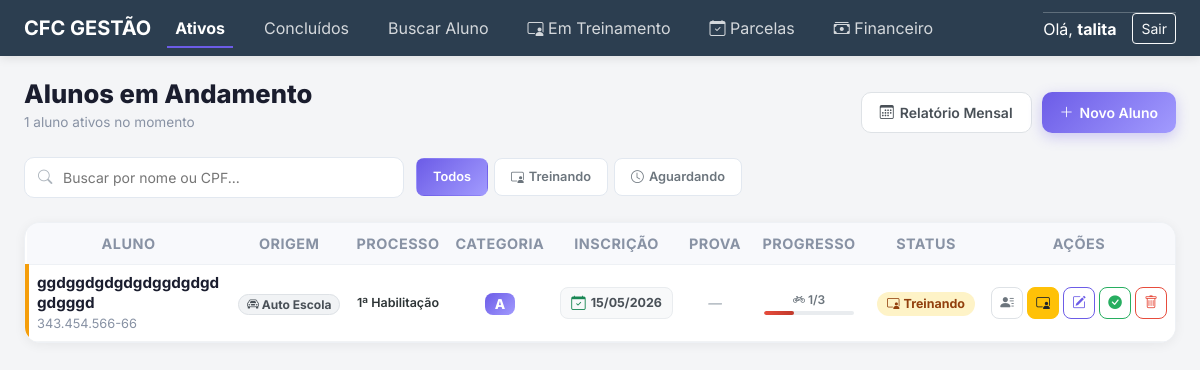
/dashboard (signed in), run on the app's committed database.
### models.py (models this page shows, shortened)
class Aluno(db.Model):
    __tablename__ = 'alunos'
    id = db.Column(db.Integer, primary_key=True)
    nome = db.Column(db.String(100), nullable=False)
    cpf = db.Column(db.String(14), unique=True, nullable=False, index=True)
    contato = db.Column(db.String(20))
    tipo_processo = db.Column(db.String(50), default="1ª Habilitação", nullable=False)
    categoria = db.Column(db.String(2), nullable=False)
    horas_a = db.Column(db.Integer, default=0)
    horas_b = db.Column(db.Integer, default=0)
    data_inscricao = db.Column(db.Date, default=date.today)
    data_prova = db.Column(db.Date, nullable=True)
    concluido = db.Column(db.Boolean, default=False)
    data_conclusao = db.Column(db.Date)
    em_treinamento = db.Column(db.Boolean, default=False)
    origem = db.Column(db.String(20), default="Auto Escola")
    observacoes = db.Column(db.Text, nullable=True)
    valor_total = db.Column(db.Float, default=0.0)
    valor_entrada = db.Column(db.Float, default=0.0)
    forma_pagamento = db.Column(db.String(20), default='a_vista')
    qtd_parcelas = db.Column(db.Integer, default=1)
    aulas = db.relationship('Presenca', backref='aluno', lazy='dynamic', cascade="all, delete-orphan")
    parcelas = db.relationship('Parcela', backref='aluno', cascade="all, delete-orphan", lazy='dynamic')
    @property
    def aulas_moto_realizadas(self):
        return self.aulas.filter_by(veiculo='MOTO').count()
    @property
    def aulas_a_realizadas(self):
        return self.aulas_moto_realizadas

### routes/alunos.py (the view)
@alunos_bp.route('/dashboard')
def dashboard():
    if 'usuario_logado' not in session:
        return redirect(url_for('auth.login'))
    if session.get('role') == 'instrutor':
        flash("Acesso restrito: Instrutores só podem acessar a Grade de Treinamento.", "warning")
        return redirect(url_for('treinamento.treinamento'))
    alunos = Aluno.query.filter_by(concluido=False).order_by(
        Aluno.em_treinamento.desc(),
        Aluno.data_prova.is_(None),
        Aluno.data_prova.asc()
    ).all()
    total_geral = sum(a.valor_total or 0 for a in alunos)
    hoje = date.today()
    parcelas_atrasadas = Parcela.query.filter(
        Parcela.paga == False,
        Parcela.data_vencimento < hoje
    ).all()
    alunos_inadimplentes = len(set(p.aluno_id for p in parcelas_atrasadas))
    valor_total_atraso  = sum(p.valor or 0 for p in parcelas_atrasadas)
    return render_template(
        'dashboard.html',
        alunos=alunos,
        total_geral=total_geral,
        now_date=datetime.now().strftime('%Y-%m-%d'),
        alunos_inadimplentes=alunos_inadimplentes,
        valor_total_atraso=valor_total_atraso
    )

### app.py (called while the page is built)
@app.context_processor
def utility_functions():
    def formatar_moeda(valor):
        if not valor:
            return "0,00"
        return "{:,.2f}".format(float(valor)).replace(',', 'X').replace('.', ',').replace('X', '.')
    return dict(formatar_moeda=formatar_moeda)

### templates/dashboard.html (shortened to what this page needs)
{% extends "base.html" %}
{% block extra_css %}
<link rel="stylesheet" href="{{ url_for('static', filename='css/dashboard.css') }}">
{% endblock %}
{% block content %}
<div class="dash-header mb-4">
    <div class="dash-header-left">
        <h1 class="dash-title">Alunos em Andamento</h1>
        <p class="dash-sub">{{ alunos|length }} aluno{{ 's' if alunos|length != 1 }} ativos no momento</p>
    </div>
    <div class="dash-header-right">
        <a href="{{ url_for('financeiro.relatorio_mensal') }}" class="btn-dash btn-dash-outline">
            <i class="bi bi-calendar3"></i> Relatório Mensal
        </a>
        <button type="button" class="btn-dash btn-dash-primary" data-bs-toggle="modal" data-bs-target="#modalNovoAluno">
            <i class="bi bi-plus-lg"></i> Novo Aluno
        </button>
    </div>
</div>
<div class="dash-toolbar mb-4">
    <div class="dash-search-wrap">
        <input type="text" id="inputBusca" class="dash-search-input" placeholder="Buscar por nome ou CPF...">
    </div>
    <div class="dash-filtros">
        <button class="filtro-btn active" data-filtro="todos">Todos</button>
        <button class="filtro-btn" data-filtro="treinando">
            <i class="bi bi-person-video3"></i> Treinando
        </button>
        <button class="filtro-btn" data-filtro="aguardando">
            <i class="bi bi-clock"></i> Aguardando
        </button>
    </div>
</div>
<div class="alunos-lista-wrap" id="alunosGrid">
    <table class="table alunos-tabela align-middle w-100">
        <thead>
            <tr>
                <th>Aluno</th>
                <th class="text-center">Origem</th>
                <th class="text-center">Processo</th>
                <th class="text-center">Categoria</th>
                <th class="text-center">Inscrição</th>
                <th class="text-center">Prova</th>
                <th class="text-center">Progresso</th>
                <th class="text-center">Status</th>
                <th class="text-center">Ações</th>
            </tr>
        </thead>
        <tbody>
            {% for aluno in alunos %}
            {% set progresso_a = ((aluno.aulas_a_realizadas or 0) / (aluno.horas_a or 1) * 100) if aluno.horas_a else 0
            %}
            {% set progresso_b = ((aluno.aulas_b_realizadas or 0) / (aluno.horas_b or 1) * 100) if aluno.horas_b else 0
            %}
            <tr class="aluno-card linha-aluno {{ 'row-treinando' if aluno.em_treinamento else '' }}"
                data-nome="{{ aluno.nome|lower }}" data-cpf="{{ aluno.cpf }}"
                data-status="{{ 'treinando' if aluno.em_treinamento else 'aguardando' }}">
                <td>
                    <div class="list-nome nome-aluno">
                        {{ aluno.nome }}
                    </div>
                    <div class="list-cpf cpf-aluno">{{ aluno.cpf }}</div>
                </td>
                <td class="text-center">
                    <span class="badge-origem-card {{ 'origem-detran' if aluno.origem and 'detran' in aluno.origem|lower else 'origem-ae' }}">
                        {% if aluno.origem and 'detran' in aluno.origem|lower %}
                        <i class="bi bi-building-check"></i>
                        {% else %}
                        <i class="bi bi-car-front"></i>
                        {% endif %}
                        {{ aluno.origem or 'Auto Escola' }}
                    </span>
                </td>
                <td class="text-center">
                    <div class="list-processo tipo-processo-label">{{ aluno.tipo_processo or '1ª Habilitação' }}</div>
                </td>
                <td class="text-center">
                    <span class="badge-cat-card">{{ aluno.categoria }}</span>
                </td>
                <td class="text-center">
                    <span class="list-data data-inscricao-badge">
                        {% if aluno.data_inscricao %}
                        <i class="bi bi-calendar-check"></i> {{ aluno.data_inscricao.strftime('%d/%m/%Y') }}
                        {% else %}—{% endif %}
                    </span>
                </td>
                <td class="text-center">
                    <span class="list-data {{ 'prova-definida' if aluno.data_prova else 'prova-indefinida' }}">
                        {% if aluno.data_prova %}
                        <i class="bi bi-calendar-event"></i> {{ aluno.data_prova.strftime('%d/%m/%Y') }}
                        {% else %}—{% endif %}
                    </span>
                </td>
                <td class="text-center" style="min-width: 120px;">
                    {% if aluno.horas_a %}
                    <div class="mini-prog-wrap">
                        <div class="mini-prog-label"><i class="bi bi-bicycle"></i> {{ aluno.aulas_a_realizadas or 0
                            }}/{{ aluno.horas_a }}</div>
                        <div class="prog-track" style="height:4px;">
                            <div class="prog-fill {% if progresso_a >= 80 %}fill-alta{% elif progresso_a >= 50 %}fill-media{% elif progresso_a > 0 %}fill-baixa{% else %}fill-zero{% endif %}"
                                style="width: {{ [progresso_a, 100]|min }}%"></div>
                        </div>
                    </div>
                    {% endif %}
                </td>
                <td class="text-center">
                    {% if aluno.em_treinamento %}
                    <span class="list-status-badge status-treinando"><i class="bi bi-person-video3"></i>
                        Treinando</span>
                    {% else %}
                    <span class="list-status-badge status-aguardando"><i class="bi bi-clock"></i> Aguardando</span>
                    {% endif %}
                </td>
                <td class="text-center" style="white-space: nowrap;">
                    <div class="d-flex gap-1 justify-content-center flex-nowrap">
                        <a href="{{ url_for('alunos.perfil_aluno', id=aluno.id) }}" class="acao-btn acao-perfil"
                            title="Ver Perfil">
                            <i class="bi bi-person-lines-fill"></i>
                        </a>
                        <form action="{{ url_for('alunos.treinamento_aluno', id=aluno.id) }}" method="POST"
                            style="display:inline;">
                            <button type="submit"
                                class="acao-btn {{ 'acao-treinando' if aluno.em_treinamento else 'acao-treino' }}"
                                title="{{ 'Parar treinamento' if aluno.em_treinamento else 'Iniciar treinamento' }}">
                                <i
                                    class="bi {{ 'bi-person-video3' if aluno.em_treinamento else 'bi-play-circle' }}"></i>
                            </button>
                        </form>
                        <button type="button" class="acao-btn acao-editar" data-bs-toggle="modal"
                            data-bs-target="#modalEditar{{ aluno.id }}" title="Editar">
                            <i class="bi bi-pencil-square"></i>
                        </button>
                        <form action="{{ url_for('alunos.concluir_aluno', id=aluno.id) }}" method="POST"
                            style="display:inline;">
                            <button type="submit" class="acao-btn acao-concluir" title="Concluir processo">
                                <i class="bi bi-check-circle-fill"></i>
                            </button>
                        </form>
                        <button type="button" class="acao-btn acao-excluir" data-bs-toggle="modal"
                            data-bs-target="#modalExcluir{{ aluno.id }}" title="Excluir aluno">
                            <i class="bi bi-trash"></i>
                        </button>
                    </div>
                </td>
            </tr>
            {% endfor %}
        </tbody>
    </table>
</div>
{% endblock %}

### templates/base.html (shortened to what this page needs)
<!DOCTYPE html>
<html lang="pt-br">
<head>
    <link href="https://cdn.jsdelivr.net/npm/bootstrap@5.3.0/dist/css/bootstrap.min.css" rel="stylesheet">
    <link rel="stylesheet" href="https://cdn.jsdelivr.net/npm/bootstrap-icons@1.10.0/font/bootstrap-icons.css">
    <link rel="stylesheet" href="{{ url_for('static', filename='css/base.css') }}">
    {% block extra_css %}{% endblock %}
</head>
<body>
<nav class="navbar navbar-expand-lg navbar-dark mb-4">
    <div class="container-fluid px-4">
        <a class="navbar-brand fw-bold" href="{% if session.get('role') == 'instrutor' %}{{ url_for('treinamento.treinamento') }}{% else %}{{ url_for('alunos.dashboard') }}{% endif %}">CFC GESTÃO</a>
        <div class="collapse navbar-collapse" id="navbarMain">
            <div class="navbar-nav me-auto mb-2 mb-lg-0 mt-3 mt-lg-0 gap-2">
                {% if session.get('role') != 'instrutor' %}
                <a href="{{ url_for('alunos.dashboard') }}"
                   class="nav-link-custom nav-link {% if request.endpoint == 'alunos.dashboard' %}nav-link-active{% endif %}">Ativos</a>
                <a href="{{ url_for('alunos.historico') }}"
                   class="nav-link-custom nav-link {% if request.endpoint == 'alunos.historico' %}nav-link-active{% endif %}">Concluídos</a>
                <a href="{{ url_for('alunos.buscar') }}"
                   class="nav-link-custom nav-link {% if request.endpoint == 'alunos.buscar' or request.endpoint == 'alunos.perfil_aluno' %}nav-link-active{% endif %}">
                     Buscar Aluno
                </a>
                {% endif %}
                <a href="{{ url_for('treinamento.treinamento') }}"
                   class="nav-link-custom nav-link {% if request.endpoint == 'treinamento.treinamento' %}nav-link-active{% endif %}">
                    <i class="bi bi-person-video3"></i> Em Treinamento
                </a>
                {% if session.get('role') != 'instrutor' %}
                <a href="{{ url_for('parcelas.gestao_parcelas') }}"
                   class="nav-link-custom nav-link {% if request.endpoint == 'parcelas.gestao_parcelas' %}nav-link-active{% endif %}">
                    <i class="bi bi-calendar-check"></i> Parcelas
                </a>
                <a href="{{ url_for('financeiro.financeiro') }}"
                   class="nav-link-custom nav-link {% if request.endpoint in ['financeiro.financeiro', 'financeiro.relatorio_mensal'] %}nav-link-active{% endif %}">
                    <i class="bi bi-cash-stack"></i> Financeiro
                </a>
                {% endif %}
            </div>
            <div class="d-flex align-items-center text-white mt-3 mt-lg-0 border-top border-light border-opacity-25 pt-3 pt-lg-0 border-lg-0">
                <span class="me-3">Olá, <strong>{{ session.get('usuario_logado', '') }}</strong></span>
                <a href="{{ url_for('auth.logout') }}" class="btn btn-outline-light btn-sm ms-auto ms-lg-0">Sair</a>
            </div>
        </div>
    </div>
</nav>
<div class="container-fluid px-4">
    {% block content %}{% endblock %}
</div>
</body>
</html>

### static/css/base.css (style rules this page uses)
body { font-family: 'Inter', sans-serif; background-color: #f8f9fa; }
.navbar { background-color: #2c3e50; box-shadow: 0 2px 10px rgba(0,0,0,0.1); }
.nav-link-custom { color: rgba(255,255,255,0.8); text-decoration: none; margin-right: 15px; transition: color 0.3s; }
.nav-link-active { color: white !important; font-weight: bold; border-bottom: 2px solid #6c5ce7; padding-bottom: 2px; }

### data on the page
Aluno: nome "ggdggdgdgdgdggdgdgdgdgggd", cpf "343.454.566-66", origem "Auto Escola", tipo_processo "1ª Habilitação", categoria "A", data_inscricao "15/05/2026", aulas_a_realizadas "1", horas_a "3", {{ [progresso_a, 100]|min }} 33.33333333333333 (drawn), em_treinamento True (drawn)

### other printed values
{{ session.get('usuario_logado', '') }} "talita"
{{ alunos|length }} "1"
